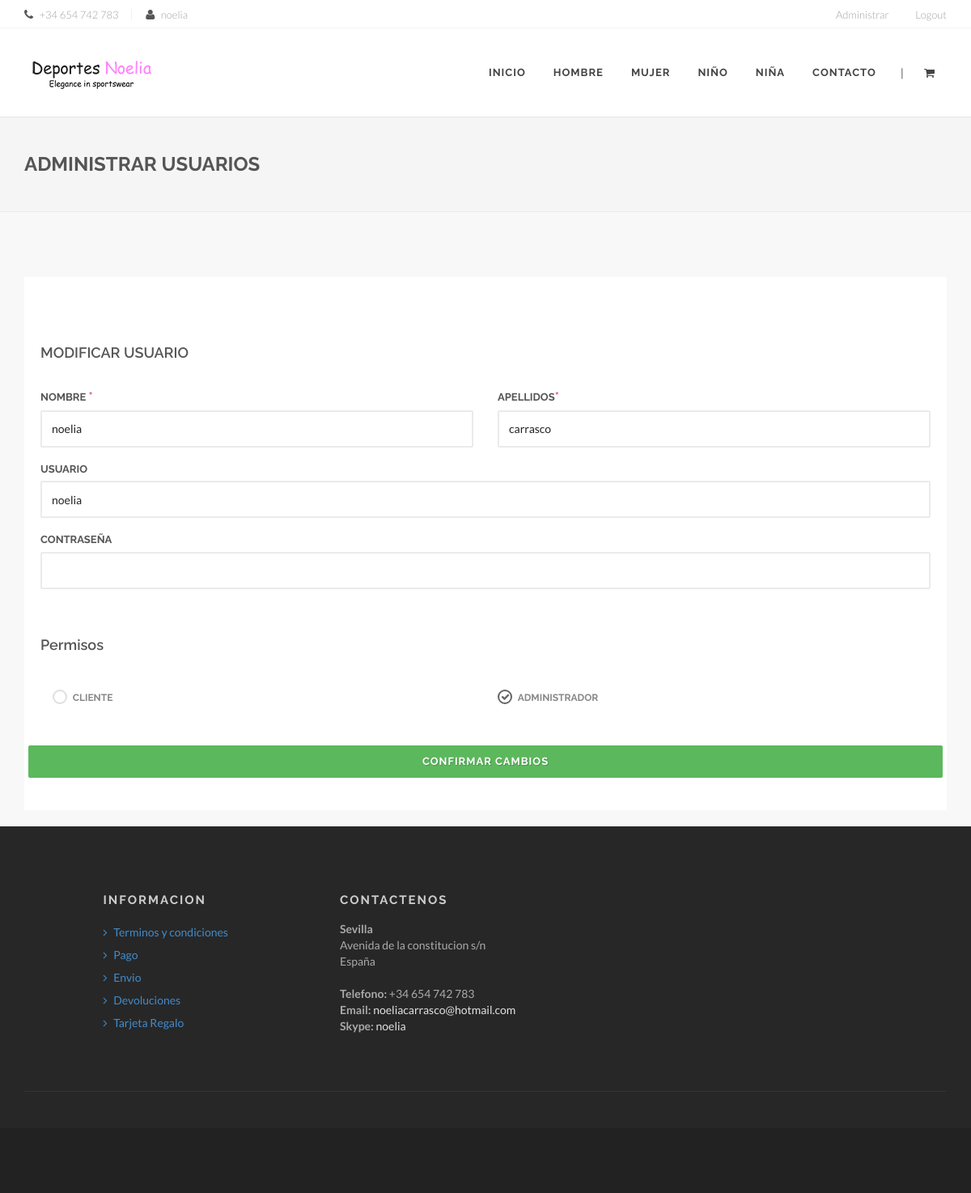
Page /modificarUsuario.php?i=17 (signed in) on the committed database.
### tables this page shows
CREATE TABLE `usuarios` (
  `IDUSUARIO` int(11) NOT NULL,
  `NOMBRE` varchar(25) NOT NULL,
  `APELLIDO` varchar(25) NOT NULL,
  `ROL` int(11) NOT NULL,
  `TIPO` varchar(20) NOT NULL,
  `USUARIO` varchar(25) NOT NULL,
  `PASSWORD` varchar(90) NOT NULL
);

### modificarUsuario.php (the view, shortened to what this page needs)
<?PHP
include_once("./db_configuration.php");
	$mysqli = new mysqli($db_host, $db_user, $db_password, "deportes");
	$consulta = "SELECT * FROM usuarios WHERE IDUSUARIO = '".$_REQUEST['i']."' ORDER BY IDUSUARIO";
	$usuario_elegido = null;
	if ($resultado = $mysqli->query($consulta)) {
		if($resultado->num_rows > 0){
			$usuario_elegido = $resultado->fetch_assoc();
		}
	}
?>
<!DOCTYPE html>
<html>
<head>
    <link rel="stylesheet" href="assets/css/bootstrap.css" type="text/css" />
    <link rel="stylesheet" href="assets/css/font-awesome.min.css" type="text/css" />
    <link rel="stylesheet" href="assets/css/animate.css" type="text/css" />
    <link rel="stylesheet" href="assets/js/vendor/flexslider/flexslider.css" type="text/css" />
    <link rel="stylesheet" href="assets/js/vendor/magnific/magnific-popup.css" type="text/css" />
    <link rel="stylesheet" href="assets/js/vendor/owl/assets/owl.carousel.css" type="text/css" />
    <link rel="stylesheet" href="assets/js/vendor/bootstrap-select/css/bootstrap-select.min.css" type="text/css" />
    <link rel="stylesheet" href="assets/js/vendor/range-slider/css/styles.css" type="text/css" />
    <link rel="stylesheet" href="assets/js/vendor/touchspin/jquery.bootstrap-touchspin.css" type="text/css" />
    <link rel="stylesheet" href="assets/js/vendor/starrr/starrr.css" type="text/css" />
    <link rel="stylesheet" type="text/css" href="assets/js/vendor/rs-plugin/css/settings.css" media="screen" />
    <link rel="stylesheet" href="assets/js/vendor/animsition/css/animsition.min.css">
    <link rel="stylesheet" href="assets/css/style.css" type="text/css" />
</head>
<body>
    <div id="wrapper" class="clearfix animsition">
       <nav id="add-navbar">
            <div class="container clearfix">
                 <ul class="pull-right">
					<li><a href="#">Administrar</a>
					</li>
                    <?PHP
						if(!isset($_SESSION['IDUSUARIO'])){
					?>
                    <li><a href="login.php">Login</a></li>
					<?PHP
						}else{
					?>
                    <li><a href="disconnect.php">Logout</a></li>
					<?PHP
						}
					?>
                </ul>
                <ul class="divided">
                    <li><i class="fa fa-phone mr-5"></i> <span>+34 654 742 783</span></li>                    <li><i class="fa fa-user mr-5"></i> <span><?= $_SESSION['IDUSUARIO'] ?></span></li>
                </ul>
            </div>
        </nav>
        <header id="header" class="dark">
            <div id="header-wrap">
                <div class="container clearfix">
                    <div id="branding">
                        <a href="index.php" class="brand-normal"><img src="assets/images/logo-dark.png" alt="Minovate"></a>
                    </div>
					<nav id="main-navbar">
                        <ul>
                            <li><a href="index.php">Inicio</a></li>
                            <li><a href="#">Hombre</a>
                            </li>
                            <li><a href="#">Mujer</a>
                            </li>
                            <li><a href="#">Niño</a>
                            </li>
                            <li><a href="#">Niña</a>
                            </li>
                            <li><a href="contact.php">Contacto</a>
                            </li>
                        </ul>
                       <div id="shopping-cart">
                            <a href="#" id="shopping-cart-trigger"><i class="fa fa-shopping-cart"></i></a>
                        </div>
                        <div id="search-toggle"> <span class="divider">|</span></div>
                    </nav>
                </div>
            </div>
        </header>
         <section id="breadcrumbs" class="breadcrumbs">
            <div class="container clearfix">
                <h1>Administrar usuarios</h1>
        </section>
        <section id="content">
            <div class="content-wrap">
                <div class="container clearfix">
                    <div class="row">
                        <div class="col-md-12">
                            <div class="checkout">
                                <div class="row">
                                    <div class="col-md-12">
                                        <h4 class="mt-40">MODIFICAR USUARIO</h4>
                                        <form action="cambiarDatosUsuario.php" method="post">
                                            <div class="row">
                                                <div class="form-group col-sm-6">
                                                    <label for="nombre">Nombre <span class="text-lightred" style="font-size: 15px">*</span></label>
                                                    <input name="nombre" type="text" class="form-control myInput" id="nombre" value="<?=$usuario_elegido['NOMBRE']?>" required>
                                                </div>
                                                <div class="form-group col-sm-6">
                                                    <label for="apellido">Apellidos<span class="text-lightred" style="font-size: 15px">*</span></label>
                                                    <input name="apellido" type="text" class="form-control myInput" id="apellido" value="<?=$usuario_elegido['APELLIDO']?>" required>
                                                </div>
                                            </div>
                                            <div class="row">
                                                <div class="form-group col-sm-12">
                                                    <label for="usuario">Usuario</label>
                                                    <input name="usuario" type="text" class="form-control myInput" value="<?=$usuario_elegido['USUARIO']?>" id="usuario">
                                                </div>
                                            </div>
                                            <div class="row">
                                                <div class="form-group col-sm-12">
                                                    <label for="password">Contraseña</label>
                                                    <input name="password" type="password" class="form-control myInput" id="password">
                                                </div>
                                            </div>
											<div class="row">
												<div class="col-md-12">
													<h4 class="mt-40">Permisos</h4>
														<div class="col-md-6">
															<label class="checkbox checkbox-custom mb-20">
																<input type="radio" name="admin" value="1" <?PHP if($usuario_elegido['ROL'] != '2'){ ?> checked <?PHP }?>><i></i>
																<h6 class="text-bold text-uppercase m-0 inline">Cliente</h6>
															</label>
														</div>
														<div class="col-md-6">
															<label class="checkbox checkbox-custom mb-20">
																<input type="radio" name="admin" value="2" <?PHP if($usuario_elegido['ROL'] == '2'){ ?> checked <?PHP }?>><i></i>
																<h6 class="text-bold text-uppercase m-0 inline">Administrador</h6>
															</label>
														</div>
												</div>
											</div>
											<div class="row">
												<button type="submit" class="myBtn myBtn-success myBtn-rounded" style="width:100%;margin-top:30px;">Confirmar cambios</button>
											</div>
                                        </form>
                                    </div>
                                </div>
                            </div>
                        </div>
                    </div>
                </div>
        <footer id="footer">
            <div class="footer-main">
                <div class="container">
                    <div class="row">
                        <div class="col-md-3 col-md-offset-1">
                            <div class="widget widget-menu mb-0">
                                <h4><strong>Informacion</strong></h4>
                                <ul class="list-unstyled">
                                    <li><a href="#"><i class="fa fa-angle-right"></i> Terminos y condiciones</a></li>
                                    <li><a href="#"><i class="fa fa-angle-right"></i> Pago</a></li>
                                    <li><a href="#"><i class="fa fa-angle-right"></i> Envio</a></li>
                                    <li><a href="#"><i class="fa fa-angle-right"></i> Devoluciones</a></li>
                                    <li><a href="#"><i class="fa fa-angle-right"></i> Tarjeta Regalo</a></li>
                                </ul>
                            </div>
                        </div>
                        <div class="col-md-4">
                            <div class="widget widget-contact mt-20-md">
                                <h4><strong>Contactenos</strong> </h4>
                                <address>
                                    <strong>Sevilla</strong><br>
                                    Avenida de la constitucion s/n<br>
                                    España<br/><br/>
                                    <strong>Telefono:</strong> +34 654 742 783<br>
                                    <strong>Email:</strong> <a href="noeliacarrasco@hotmail.com">noeliacarrasco@hotmail.com</a><br>
                                    <strong>Skype:</strong> <a href="#">noelia</a>
                                </address>
                            </div>
                        </div>
                    </div>
                    <div class="line"></div>
                </div>
            </div>
            <div class="footer-bottom">
            </div>
        </footer>
    </div>
</body>
</html>

### rows in the picture
usuarios: nombre "noelia", apellido "carrasco", usuario "noelia"

### other values in the picture
$_SESSION['IDUSUARIO'] "noelia"
